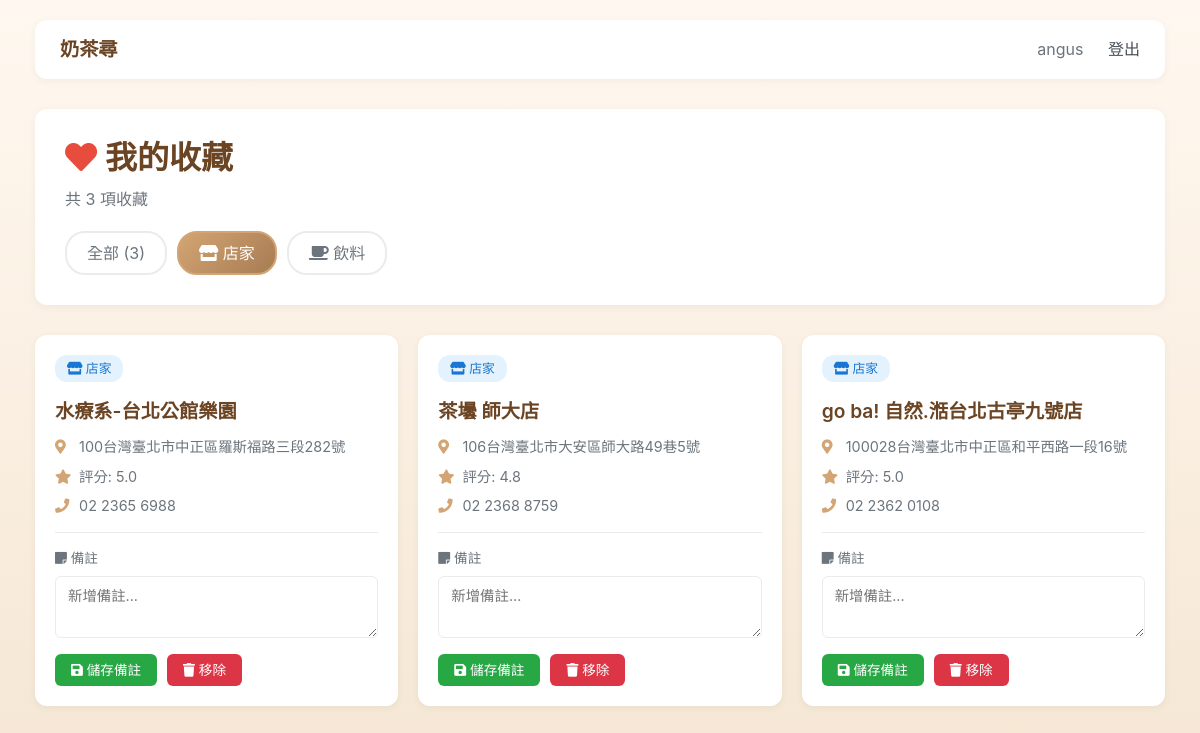
/favorites/?type=shop (signed in), run on the app's committed database.
### polls/models.py (models this page shows, shortened)
class Favorite(models.Model):
    FAVORITE_TYPE_CHOICES = [
        ('shop', '店家'),
        ('drink', '飲料'),
    ]
    user = models.ForeignKey(User, on_delete=models.CASCADE, related_name='favorites', verbose_name='使用者')
    favorite_type = models.CharField(max_length=10, choices=FAVORITE_TYPE_CHOICES, verbose_name='收藏類型')
    tea_shop = models.ForeignKey(TeaShop, on_delete=models.CASCADE, blank=True, null=True, related_name='favorited_by', verbose_name='收藏的店家')
    drink = models.ForeignKey(Drink, on_delete=models.CASCADE, blank=True, null=True, related_name='favorited_by', verbose_name='收藏的飲料')
    notes = models.TextField(blank=True, null=True, verbose_name='備註')
    created_at = models.DateTimeField(auto_now_add=True, verbose_name='收藏時間')
    class Meta:
        verbose_name = '收藏'
        verbose_name_plural = '收藏列表'
        ordering = ['-created_at']
        unique_together = [['user', 'tea_shop', 'drink']]  # 避免重複收藏

class TeaShop(models.Model):
    place_id = models.CharField(max_length=200, unique=True, verbose_name='Google Place ID')
    name = models.CharField(max_length=200, verbose_name='店名')
    address = models.CharField(max_length=300, verbose_name='地址')
    phone = models.CharField(max_length=50, blank=True, null=True, verbose_name='電話')
    latitude = models.DecimalField(max_digits=10, decimal_places=7, verbose_name='緯度')
    longitude = models.DecimalField(max_digits=10, decimal_places=7, verbose_name='經度')
    rating = models.DecimalField(max_digits=2, decimal_places=1, verbose_name='評分')
    opening_hours = models.TextField(verbose_name='營業時間')
    created_at = models.DateTimeField(auto_now_add=True, verbose_name='建立時間')
    class Meta:
        verbose_name = '奶茶店'
        verbose_name_plural = '奶茶店列表'
        ordering = ['-rating', 'name']  # 按評分降冪、店名排序

### polls/views.py (the view)
# urls.py: path('favorites/', polls_views.favorites_list, name='favorites_list'),
@login_required
def favorites_list(request):
    filter_type = request.GET.get('type', 'all')  # all, shop, drink
    favorites = Favorite.objects.filter(user=request.user)
    if filter_type == 'shop':
        favorites = favorites.filter(favorite_type='shop')
    elif filter_type == 'drink':
        favorites = favorites.filter(favorite_type='drink')
    context = {
        'favorites': favorites,
        'filter_type': filter_type,
        'total_count': favorites.count(),
    }
    return render(request, 'polls/favorites.html', context)

### templates/polls/favorites.html (shortened to what this page needs)
<!DOCTYPE html>
<html lang="zh-TW">
<head>
    <link rel="stylesheet" href="https://cdn.jsdelivr.net/npm/bootstrap@4.6.2/dist/css/bootstrap.min.css">
    <link rel="stylesheet" href="https://cdnjs.cloudflare.com/ajax/libs/font-awesome/5.15.4/css/all.min.css">
</head>
<body>
    <div class="container">
        <div class="top-nav">
            <a href="{% url 'home' %}" style="font-size: 1.2rem; font-weight: 600; color: #6B4423; text-decoration: none;">
                奶茶尋
            </a>
            <div class="nav-links">
                {% if user.is_authenticated %}
                    <span style="color: #6c757d;">{{ user.username }}</span>
                    <a href="{% url 'logout' %}">登出</a>
                {% else %}
                    <a href="{% url 'login' %}">登入</a>
                    <a href="{% url 'register' %}">註冊</a>
                {% endif %}
            </div>
        </div>
        <div class="page-header">
            <h1><i class="fas fa-heart" style="color: #e74c3c;"></i> 我的收藏</h1>
            <p style="color: #6c757d; margin-bottom: 0;">共 {{ total_count }} 項收藏</p>
            <div class="filter-section">
                <a href="{% url 'favorites_list' %}" class="filter-btn {% if filter_type == 'all' %}active{% endif %}">
                    全部 ({{ total_count }})
                </a>
                <a href="{% url 'favorites_list' %}?type=shop" class="filter-btn {% if filter_type == 'shop' %}active{% endif %}">
                    <i class="fas fa-store"></i> 店家
                </a>
                <a href="{% url 'favorites_list' %}?type=drink" class="filter-btn {% if filter_type == 'drink' %}active{% endif %}">
                    <i class="fas fa-coffee"></i> 飲料
                </a>
            </div>
        </div>
        {% if favorites %}
            <div class="favorites-grid">
                {% for favorite in favorites %}
                    <div class="favorite-card">
                        <div class="favorite-header">
                            <span class="favorite-type {% if favorite.favorite_type == 'shop' %}type-shop{% else %}type-drink{% endif %}">
                                {% if favorite.favorite_type == 'shop' %}
                                    <i class="fas fa-store"></i> 店家
                                {% else %}
                                    <i class="fas fa-coffee"></i> 飲料
                                {% endif %}
                            </span>
                        </div>
                        {% if favorite.favorite_type == 'shop' %}
                            <div class="favorite-name">{{ favorite.tea_shop.name }}</div>
                            <div class="favorite-info">
                                <i class="fas fa-map-marker-alt"></i>
                                {{ favorite.tea_shop.address|truncatewords:8 }}
                            </div>
                            <div class="favorite-info">
                                <i class="fas fa-star"></i>
                                評分: {{ favorite.tea_shop.rating }}
                            </div>
                            <div class="favorite-info">
                                <i class="fas fa-phone"></i>
                                {{ favorite.tea_shop.phone|default:"無電話資訊" }}
                            </div>
                        {% endif %}
                        <div class="notes-section">
                            <label class="notes-label">
                                <i class="fas fa-sticky-note"></i> 備註
                            </label>
                            <textarea class="notes-input" id="notes-{{ favorite.id }}" placeholder="新增備註...">{{ favorite.notes|default:"" }}</textarea>
                            <div class="favorite-actions">
                                <button class="btn btn-save btn-sm" onclick="saveNotes({{ favorite.id }})">
                                    <i class="fas fa-save"></i> 儲存備註
                                </button>
                                <button class="btn btn-remove btn-sm" onclick="removeFavorite({{ favorite.id }})">
                                    <i class="fas fa-trash"></i> 移除
                                </button>
                            </div>
                        </div>
                    </div>
                {% endfor %}
            </div>
        {% endif %}
    </div>
</body>
</html>

### templates/polls/favorites.html (style rules this page uses)
body { background: linear-gradient(to bottom, #FFF8F0 0%, #F5E6D3 100%); min-height: 100vh; font-family: -apple-system, BlinkMacSystemFont, 'Segoe UI', 'PingFang TC', 'Microsoft JhengHei', sans-serif; padding: 20px; }
.container { max-width: 1200px; margin: 0 auto; }
.top-nav { display: flex; justify-content: space-between; align-items: center; margin-bottom: 30px; background: white; padding: 15px 25px; border-radius: 12px; box-shadow: 0 2px 8px rgba(0,0,0,0.05); }
.nav-links a { color: #495057; text-decoration: none; margin-left: 20px; transition: color 0.3s; }
.page-header { background: white; border-radius: 12px; padding: 30px; margin-bottom: 30px; box-shadow: 0 2px 8px rgba(0,0,0,0.05); }
.page-header h1 { font-size: 2rem; color: #6B4423; margin-bottom: 10px; font-weight: 600; }
.filter-section { display: flex; gap: 10px; margin-top: 20px; }
.filter-btn { padding: 8px 20px; border: 2px solid #e9ecef; background: white; color: #6c757d; border-radius: 20px; cursor: pointer; transition: all 0.3s; text-decoration: none; }
.filter-btn.active { background: linear-gradient(135deg, #D4A574 0%, #A67C52 100%); color: white; border-color: #D4A574; }
.favorites-grid { display: grid; grid-template-columns: repeat(auto-fill, minmax(350px, 1fr)); gap: 20px; margin-bottom: 30px; }
.favorite-card { background: white; border-radius: 12px; padding: 20px; box-shadow: 0 2px 8px rgba(0,0,0,0.05); transition: all 0.3s; }
.favorite-header { display: flex; justify-content: space-between; align-items: start; margin-bottom: 15px; }
.favorite-type { display: inline-block; padding: 4px 12px; border-radius: 12px; font-size: 0.8rem; font-weight: 500; }
.type-shop { background: #e3f2fd; color: #1976d2; }
.favorite-name { font-size: 1.2rem; font-weight: 600; color: #6B4423; margin-bottom: 10px; }
.favorite-info { color: #6c757d; font-size: 0.9rem; margin-bottom: 8px; }
.favorite-info i { width: 20px; color: #D4A574; }
.notes-section { margin-top: 15px; padding-top: 15px; border-top: 1px solid #e9ecef; }
.notes-label { font-size: 0.85rem; color: #6c757d; margin-bottom: 8px; display: block; }
.notes-input { width: 100%; border: 1px solid #e9ecef; border-radius: 6px; padding: 8px 12px; font-size: 0.9rem; resize: vertical; min-height: 60px; }
.favorite-actions { display: flex; gap: 10px; margin-top: 10px; }
.btn-sm { padding: 6px 16px; font-size: 0.85rem; border-radius: 6px; transition: all 0.3s; }
.btn-remove { background: #dc3545; color: white; border: none; }
.btn-save { background: #28a745; color: white; border: none; }

### data on the page
Favorite: favorite_type "shop" (drawn), tea_shop.name "水療系-台北公館樂園", tea_shop.address "100台灣臺北市中正區羅斯福路三段282號", tea_shop.rating "5.0", tea_shop.phone "02 2365 6988", id "新增備註..."
Favorite: favorite_type "shop" (drawn), tea_shop.name "茶壜 師大店", tea_shop.address "106台灣臺北市大安區師大路49巷5號", tea_shop.rating "4.8", tea_shop.phone "02 2368 8759", id "新增備註..."
Favorite: favorite_type "shop" (drawn), tea_shop.name "go ba! 自然.湉台北古亭九號店", tea_shop.address "100028台灣臺北市中正區和平西路一段16號", tea_shop.rating "5.0", tea_shop.phone "02 2362 0108", id "新增備註..."

### other printed values
{{ user.username }} "angus"
{{ total_count }} "3"
